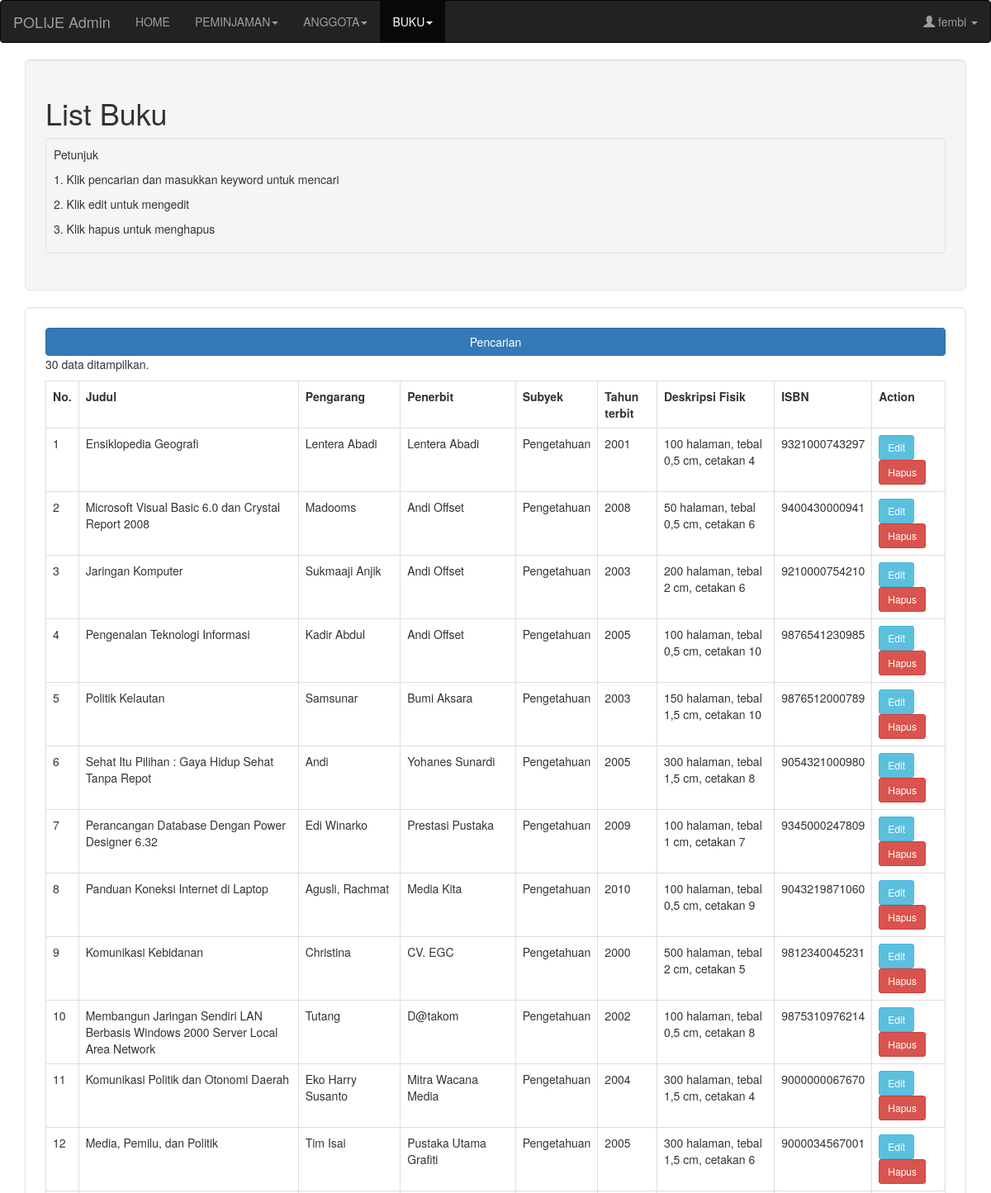
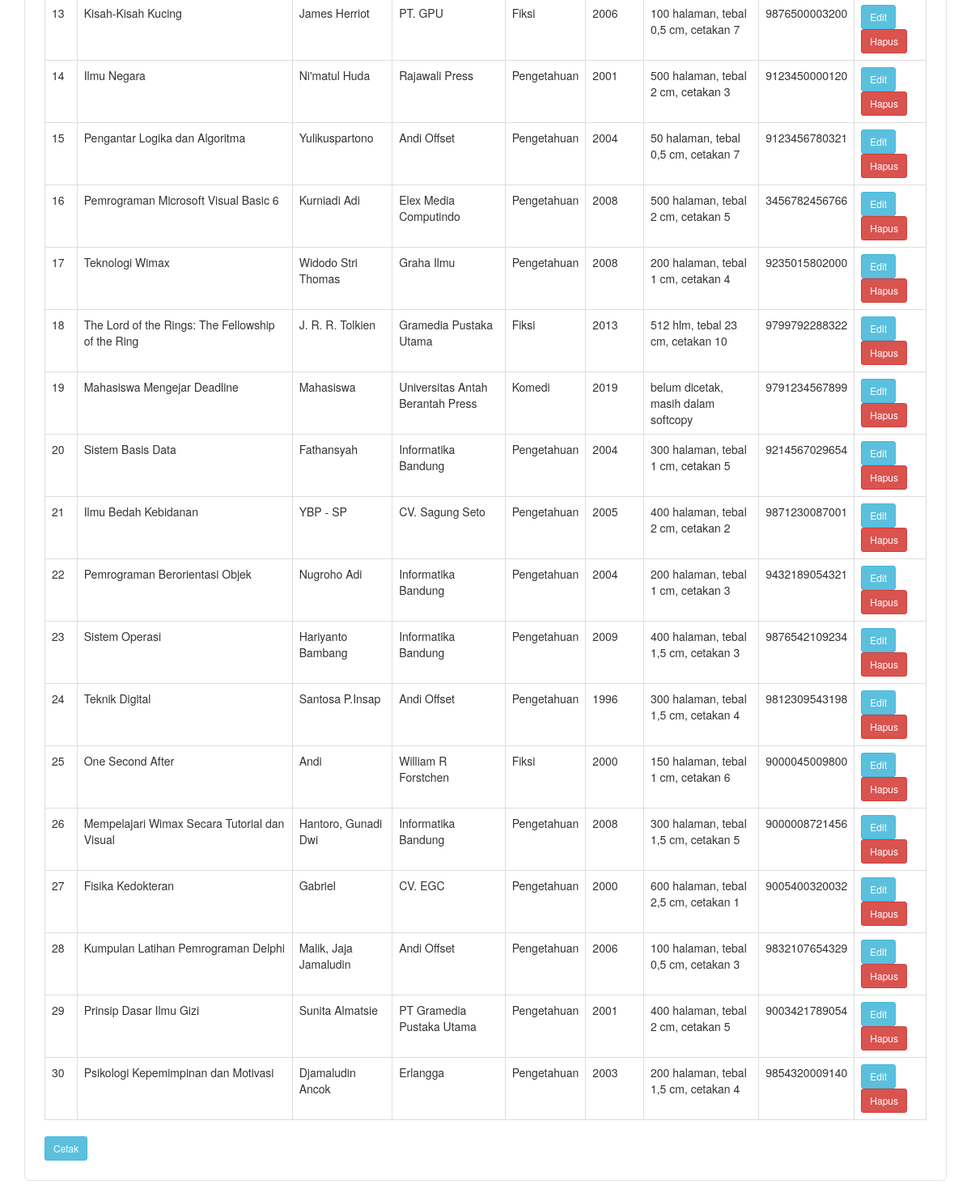
The page /admin/daftar-buku.php (signed in) on the database its author committed (2 pictures, top to bottom).
### tables this page shows
CREATE TABLE `buku` (
  `id_buku` int(11) NOT NULL,
  `judul` varchar(100) NOT NULL,
  `pengarang` varchar(100) NOT NULL,
  `penerbit` varchar(50) NOT NULL,
  `thn_terbit` varchar(4) NOT NULL,
  `deskripsi_fisik` varchar(100) NOT NULL,
  `isbn` varchar(13) NOT NULL,
  `subyek` varchar(50) NOT NULL
);

### admin/daftar-buku.php (the view, shortened to what this page needs)
<?php
	include "cekAdmin.php";
?>
<!DOCTYPE html>
<html>
	<head>
		<link rel="stylesheet" href="../css/bootstrap.min.css">
		<link rel="stylesheet" href="../css/style.css">
	</head>
	<body>
		<nav class="navbar navbar-inverse">
			<div class="container-fluid">
				<div class="navbar-header">
					<a class="navbar-brand" href="index.php">POLIJE Admin</a>
				</div>
				<div>
					<ul class="nav navbar-nav">
						<li><a href="index.php">HOME</a></li>
						<li class="dropdown">
							<a class="dropdown-toggle" data-toggle="dropdown" href="#">PEMINJAMAN<span class="caret"></span></a>
						</li>
						<li class="dropdown">
							<a class="dropdown-toggle" data-toggle="dropdown" href="#">ANGGOTA<span class="caret"></span></a>
						</li>
						<li class="dropdown active">
							<a class="dropdown-toggle" data-toggle="dropdown" href="#">BUKU<span class="caret"></span></a>
						</li>
					</ul>
					<ul class="nav navbar-nav navbar-right">
						<li class="dropdown">
							<a class="dropdown-toggle" data-toggle="dropdown">
								<span class="glyphicon glyphicon-user"></span> <?php echo $_SESSION["username"]; ?> <span class="caret"></span>
							</a>
						</li>
					</ul>
				</div>
			</div>
		</nav>
		<div class="container">
			<div class="well well-lg">
				<h1>List Buku</h1>
				<div class="well well-sm">
					<p>Petunjuk</p>
					<p>1. Klik pencarian dan masukkan keyword untuk mencari</p>
					<p>2. Klik edit untuk mengedit</p>
					<p>3. Klik hapus untuk menghapus</p>
				</div>
			</div>
		</div>
		<div class="container">
			<div class="well well-lg" style="background: white">
				<button type="button" id="search" class="btn btn-primary btn-block">Pencarian</button>
				<table class="table table-hover table-bordered">
					<tr>
						<th>No.</th>
						<th>Judul</th>
						<th>Pengarang</th>
						<th>Penerbit</th>
						<th>Subyek</th>
						<th>Tahun terbit</th>
						<th>Deskripsi Fisik</th>
						<th>ISBN</th>
						<th>Action</th>
					</tr>
					<?php
						if(isset($_GET['category'])&&isset($_GET['keyword'])){
							$category = $_GET['category'];
							$keyword = $_GET['keyword'];
							$sql = "SELECT * FROM buku WHERE $category LIKE '%$keyword%'";
							$result = mysqli_query($connection, $sql);
								$count=mysqli_num_rows($result);
						}else{
							$sql = "SELECT * FROM buku;";
							$result = mysqli_query($connection, $sql);
								$count=mysqli_num_rows($result);
						}
						if($count>0){
								$number = 1;
							echo "<p>$count data ditampilkan.<p>";
								while($row = mysqli_fetch_assoc($result)) {
									$id = $row["id_buku"];
							echo "<tr> <td>" . $number. "</td><td> " .
						$row["judul"]. "</td><td> " .
					$row["pengarang"]."</td><td>".
				$row["penerbit"]."</td><td>".
			$row["subyek"]."</td><td>".
		$row["thn_terbit"]."</td><td>".
	$row["deskripsi_fisik"]."</td><td>".
	$row["isbn"]."</td><td>".
	"<a href='edit-buku.php?id=$id' role='button' class='btn btn-info btn-sm'>Edit</a>".
	"<a href='delete-buku.php?id=$id' role='button' class='btn btn-danger btn-sm'>Hapus</a></td></tr>";
	$number++;
		}
	}else{
		echo "Maaf, tidak ditemukan data yang cocok.";
	}
?>
</table>
<a href='lap-buku.php' role='button' class='btn btn-info btn-sm'>Cetak</a>
</div>
</div>
</body>
</html>

### css/style.css (style rules this page uses)
body { background-size: cover; }

### rows shown on the page
buku: judul "Ensiklopedia Geografi", pengarang "Lentera Abadi", penerbit "Lentera Abadi", subyek "Pengetahuan", thn_terbit "2001", deskripsi_fisik "100 halaman, tebal 0,5 cm, cetakan 4", isbn "9321000743297"
buku: judul "Microsoft Visual Basic 6.0 dan Crystal Report 2008", pengarang "Madooms", penerbit "Andi Offset", subyek "Pengetahuan", thn_terbit "2008", deskripsi_fisik "50 halaman, tebal 0,5 cm, cetakan 6", isbn "9400430000941"
buku: judul "Jaringan Komputer", pengarang "Sukmaaji Anjik", penerbit "Andi Offset", subyek "Pengetahuan", thn_terbit "2003", deskripsi_fisik "200 halaman, tebal 2 cm, cetakan 6", isbn "9210000754210"
buku: judul "Pengenalan Teknologi Informasi", pengarang "Kadir Abdul", penerbit "Andi Offset", subyek "Pengetahuan", thn_terbit "2005", deskripsi_fisik "100 halaman, tebal 0,5 cm, cetakan 10", isbn "9876541230985"
buku: judul "Politik Kelautan", pengarang "Samsunar", penerbit "Bumi Aksara", subyek "Pengetahuan", thn_terbit "2003", deskripsi_fisik "150 halaman, tebal 1,5 cm, cetakan 10", isbn "9876512000789"
buku: judul "Sehat Itu Pilihan : Gaya Hidup Sehat Tanpa Repot", pengarang "Andi", penerbit "Yohanes Sunardi", subyek "Pengetahuan", thn_terbit "2005", deskripsi_fisik "300 halaman, tebal 1,5 cm, cetakan 8", isbn "9054321000980"
buku: judul "Perancangan Database Dengan Power Designer 6.32", pengarang "Edi Winarko", penerbit "Prestasi Pustaka", subyek "Pengetahuan", thn_terbit "2009", deskripsi_fisik "100 halaman, tebal 1 cm, cetakan 7", isbn "9345000247809"
buku: judul "Panduan Koneksi Internet di Laptop", pengarang "Agusli, Rachmat", penerbit "Media Kita", subyek "Pengetahuan", thn_terbit "2010", deskripsi_fisik "100 halaman, tebal 0,5 cm, cetakan 9", isbn "9043219871060"
buku: judul "Komunikasi Kebidanan", pengarang "Christina", penerbit "CV. EGC", subyek "Pengetahuan", thn_terbit "2000", deskripsi_fisik "500 halaman, tebal 2 cm, cetakan 5", isbn "9812340045231"
buku: judul "Membangun Jaringan Sendiri LAN Berbasis Windows 2000 Server Local Area Network", pengarang "Tutang", penerbit "D@takom", subyek "Pengetahuan", thn_terbit "2002", deskripsi_fisik "100 halaman, tebal 0,5 cm, cetakan 8", isbn "9875310976214"
buku: judul "Komunikasi Politik dan Otonomi Daerah", pengarang "Eko Harry Susanto", penerbit "Mitra Wacana Media", subyek "Pengetahuan", thn_terbit "2004", deskripsi_fisik "300 halaman, tebal 1,5 cm, cetakan 4", isbn "9000000067670"
buku: judul "Media, Pemilu, dan Politik", pengarang "Tim Isai", penerbit "Pustaka Utama Grafiti", subyek "Pengetahuan", thn_terbit "2005", deskripsi_fisik "300 halaman, tebal 1,5 cm, cetakan 6", isbn "9000034567001"
buku: judul "Kisah-Kisah Kucing", pengarang "James Herriot", penerbit "PT. GPU", subyek "Fiksi", thn_terbit "2006", deskripsi_fisik "100 halaman, tebal 0,5 cm, cetakan 7", isbn "9876500003200"
buku: judul "Ilmu Negara", pengarang "Ni'matul Huda", penerbit "Rajawali Press", subyek "Pengetahuan", thn_terbit "2001", deskripsi_fisik "500 halaman, tebal 2 cm, cetakan 3", isbn "9123450000120"
buku: judul "Pengantar Logika dan Algoritma", pengarang "Yulikuspartono", penerbit "Andi Offset", subyek "Pengetahuan", thn_terbit "2004", deskripsi_fisik "50 halaman, tebal 0,5 cm, cetakan 7", isbn "9123456780321"
buku: judul "Pemrograman Microsoft Visual Basic 6", pengarang "Kurniadi Adi", penerbit "Elex Media Computindo", subyek "Pengetahuan", thn_terbit "2008", deskripsi_fisik "500 halaman, tebal 2 cm, cetakan 5", isbn "3456782456766"
buku: judul "Teknologi Wimax", pengarang "Widodo Stri Thomas", penerbit "Graha Ilmu", subyek "Pengetahuan", thn_terbit "2008", deskripsi_fisik "200 halaman, tebal 1 cm, cetakan 4", isbn "9235015802000"
buku: judul "The Lord of the Rings: The Fellowship of the Ring", pengarang "J. R. R. Tolkien", penerbit "Gramedia Pustaka Utama", subyek "Fiksi", thn_terbit "2013", deskripsi_fisik "512 hlm, tebal 23 cm, cetakan 10", isbn "9799792288322"
buku: judul "Mahasiswa Mengejar Deadline", pengarang "Mahasiswa", penerbit "Universitas Antah Berantah Press", subyek "Komedi", thn_terbit "2019", deskripsi_fisik "belum dicetak, masih dalam softcopy", isbn "9791234567899"
buku: judul "Sistem Basis Data", pengarang "Fathansyah", penerbit "Informatika Bandung", subyek "Pengetahuan", thn_terbit "2004", deskripsi_fisik "300 halaman, tebal 1 cm, cetakan 5", isbn "9214567029654"
buku: judul "Ilmu Bedah Kebidanan", pengarang "YBP - SP", penerbit "CV. Sagung Seto", subyek "Pengetahuan", thn_terbit "2005", deskripsi_fisik "400 halaman, tebal 2 cm, cetakan 2", isbn "9871230087001"
buku: judul "Pemrograman Berorientasi Objek", pengarang "Nugroho Adi", penerbit "Informatika Bandung", subyek "Pengetahuan", thn_terbit "2004", deskripsi_fisik "200 halaman, tebal 1 cm, cetakan 3", isbn "9432189054321"
buku: judul "Sistem Operasi", pengarang "Hariyanto Bambang", penerbit "Informatika Bandung", subyek "Pengetahuan", thn_terbit "2009", deskripsi_fisik "400 halaman, tebal 1,5 cm, cetakan 3", isbn "9876542109234"
buku: judul "Teknik Digital", pengarang "Santosa P.Insap", penerbit "Andi Offset", subyek "Pengetahuan", thn_terbit "1996", deskripsi_fisik "300 halaman, tebal 1,5 cm, cetakan 4", isbn "9812309543198"
buku: judul "One Second After", pengarang "Andi", penerbit "William R Forstchen", subyek "Fiksi", thn_terbit "2000", deskripsi_fisik "150 halaman, tebal 1 cm, cetakan 6", isbn "9000045009800"
buku: judul "Mempelajari Wimax Secara Tutorial dan Visual", pengarang "Hantoro, Gunadi Dwi", penerbit "Informatika Bandung", subyek "Pengetahuan", thn_terbit "2008", deskripsi_fisik "300 halaman, tebal 1,5 cm, cetakan 5", isbn "9000008721456"
buku: judul "Fisika Kedokteran", pengarang "Gabriel", penerbit "CV. EGC", subyek "Pengetahuan", thn_terbit "2000", deskripsi_fisik "600 halaman, tebal 2,5 cm, cetakan 1", isbn "9005400320032"
buku: judul "Kumpulan Latihan Pemrograman Delphi", pengarang "Malik, Jaja Jamaludin", penerbit "Andi Offset", subyek "Pengetahuan", thn_terbit "2006", deskripsi_fisik "100 halaman, tebal 0,5 cm, cetakan 3", isbn "9832107654329"
buku: judul "Prinsip Dasar Ilmu Gizi", pengarang "Sunita Almatsie", penerbit "PT Gramedia Pustaka Utama", subyek "Pengetahuan", thn_terbit "2001", deskripsi_fisik "400 halaman, tebal 2 cm, cetakan 5", isbn "9003421789054"
buku: judul "Psikologi Kepemimpinan dan Motivasi", pengarang "Djamaludin Ancok", penerbit "Erlangga", subyek "Pengetahuan", thn_terbit "2003", deskripsi_fisik "200 halaman, tebal 1,5 cm, cetakan 4", isbn "9854320009140"

### other values the page prints
$_SESSION["username"] "fembi"
$count "30"
